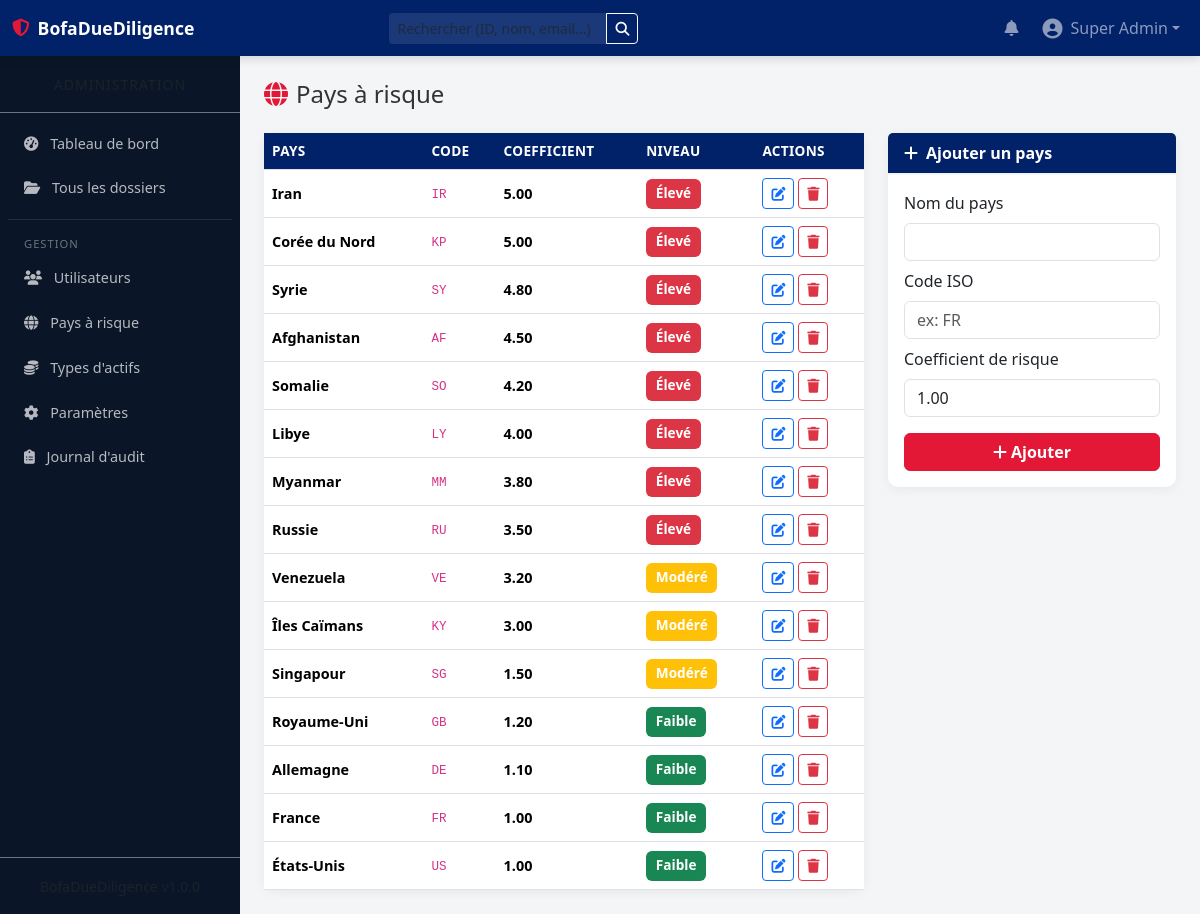
The page /admin/risk-countries (signed in) on the database its author committed.
### tables this page shows
CREATE TABLE `risk_countries` (
    `id` INT UNSIGNED AUTO_INCREMENT PRIMARY KEY,
    `nom_pays` VARCHAR(100) NOT NULL,
    `code_pays` VARCHAR(3) NOT NULL UNIQUE,
    `coefficient_risque` DECIMAL(4,2) NOT NULL DEFAULT 1.00
);

### src/Controllers/AdminController.php (called while the page is built, shortened)
<?php
class AdminController {
    public function riskCountries(): void {
        $countries = getDB()->query('SELECT * FROM risk_countries ORDER BY coefficient_risque DESC')->fetchAll();
        include __DIR__ . '/../../templates/layouts/header.php';
        include __DIR__ . '/../../templates/admin/risk_countries.php';
        include __DIR__ . '/../../templates/layouts/footer.php';
    }
}

### src/config.php (called while the page is built, shortened)
<?php
function getDB(): PDO {
    static $pdo = null;
    if ($pdo === null) {
        $dsn = 'mysql:host=' . DB_HOST . ';dbname=' . DB_NAME . ';charset=' . DB_CHARSET;
        $options = [
            PDO::ATTR_ERRMODE            => PDO::ERRMODE_EXCEPTION,
            PDO::ATTR_DEFAULT_FETCH_MODE => PDO::FETCH_ASSOC,
            PDO::ATTR_EMULATE_PREPARES   => false,
        ];
        $pdo = new PDO($dsn, DB_USER, DB_PASS, $options);
    }
    return $pdo;
}

### src/autoload.php (called while the page is built, shortened)
<?php
spl_autoload_register(function ($class) {
    $dirs = [
        __DIR__ . '/Controllers/',
        __DIR__ . '/Models/',
        __DIR__ . '/Helpers/',
    ];
    foreach ($dirs as $dir) {
        $file = $dir . $class . '.php';
        if (file_exists($file)) {
            return;
        }
    }
});

### src/Helpers/RiskCalculator.php (called while the page is built, shortened)
<?php
class RiskCalculator {
    public static function getScoreClass(float $score): string {
        if ($score < 3) return 'success';
        if ($score < 7) return 'warning';
        return 'danger';
    }
    public static function getScoreLabel(float $score): string {
        if ($score < 3) return 'Faible';
        if ($score < 7) return 'Modéré';
        return 'Élevé';
    }
}

### templates/admin/risk_countries.php (the view, shortened to what this page needs)
<h4 class="mb-4"><i class="fas fa-globe me-2 text-bofa-red"></i>Pays à risque</h4>
<div class="row g-4">
    <div class="col-md-8">
        <div class="card">
            <div class="card-body p-0">
                <div class="table-responsive">
                    <table class="table table-hover mb-0">
                        <thead><tr><th>Pays</th><th>Code</th><th>Coefficient</th><th>Niveau</th><th>Actions</th></tr></thead>
                        <tbody>
                            <?php foreach ($countries as $c): ?>
                            <tr>
                                <td class="fw-semibold"><?= htmlspecialchars($c['nom_pays']) ?></td>
                                <td><code><?= htmlspecialchars($c['code_pays']) ?></code></td>
                                <td><span class="fw-bold"><?= $c['coefficient_risque'] ?></span></td>
                                <td><span class="risk-badge bg-<?= RiskCalculator::getScoreClass($c['coefficient_risque'] * 2) ?> text-white"><?= RiskCalculator::getScoreLabel($c['coefficient_risque'] * 2) ?></span></td>
                                <td>
                                    <button class="btn btn-sm btn-outline-primary" data-bs-toggle="modal" data-bs-target="#editCountry<?= $c['id'] ?>"><i class="fas fa-edit"></i></button>
                                    <form method="POST" action="<?= BASE_URL ?>admin/risk-countries/delete" class="d-inline">
                                        <button class="btn btn-sm btn-outline-danger" data-confirm="Supprimer ce pays ?"><i class="fas fa-trash"></i></button>
                                    </form>
                                </td>
                            </tr>
                            <?php endforeach; ?>
                        </tbody>
                    </table>
                </div>
            </div>
        </div>
    </div>
    <div class="col-md-4">
        <div class="card">
            <div class="card-header bg-bofa-navy text-white"><i class="fas fa-plus me-2"></i>Ajouter un pays</div>
            <div class="card-body">
                <form method="POST" action="<?= BASE_URL ?>admin/risk-countries/save">
                    <div class="mb-2"><label class="form-label">Nom du pays</label><input type="text" name="nom_pays" class="form-control" required></div>
                    <div class="mb-2"><label class="form-label">Code ISO</label><input type="text" name="code_pays" class="form-control" maxlength="3" required placeholder="ex: FR"></div>
                    <div class="mb-3"><label class="form-label">Coefficient de risque</label><input type="number" name="coefficient_risque" class="form-control" step="0.01" min="0.01" value="1.00" required></div>
                    <button type="submit" class="btn btn-bofa w-100"><i class="fas fa-plus me-1"></i>Ajouter</button>
                </form>
            </div>
        </div>
    </div>
</div>

### public/assets/css/style.css (style rules this page uses)
:root { --bofa-navy: #012169; --bofa-navy-light: #1a3a7a; --bofa-red: #E31837; --bofa-red-dark: #c41530; --bofa-dark: #0a1628; --bofa-grey: #f4f5f7; --bofa-border: #dee2e6; --sidebar-width: 240px; }
body { font-family: 'Segoe UI', Tahoma, Geneva, Verdana, sans-serif; background-color: var(--bofa-grey); padding-top: 56px; color: #333; }
.bg-bofa-navy { background-color: var(--bofa-navy) !important; }
.text-bofa-red { color: var(--bofa-red) !important; }
.card { border: none; border-radius: 10px; box-shadow: 0 2px 12px rgba(0,0,0,0.06); transition: transform 0.2s; }
.card-header { background: white; border-bottom: 2px solid var(--bofa-grey); font-weight: 600; }
.table th { background-color: var(--bofa-navy); color: white; font-weight: 600; font-size: 0.85rem; text-transform: uppercase; letter-spacing: 0.3px; white-space: nowrap; }
.table td { vertical-align: middle; font-size: 0.9rem; }
.risk-badge { display: inline-flex; align-items: center; gap: 4px; padding: 0.3rem 0.6rem; border-radius: 6px; font-weight: 700; font-size: 0.85rem; }
.btn-bofa { background: var(--bofa-red); border-color: var(--bofa-red); color: white; font-weight: 600; }

### rows shown on the page
risk_countries: nom_pays "Iran", code_pays "IR", coefficient_risque "5.00", RiskCalculator::getScoreLabel($c['coefficient_risque']*2) "Élevé"
risk_countries: nom_pays "Corée du Nord", code_pays "KP", coefficient_risque "5.00", RiskCalculator::getScoreLabel($c['coefficient_risque']*2) "Élevé"
risk_countries: nom_pays "Syrie", code_pays "SY", coefficient_risque "4.80", RiskCalculator::getScoreLabel($c['coefficient_risque']*2) "Élevé"
risk_countries: nom_pays "Afghanistan", code_pays "AF", coefficient_risque "4.50", RiskCalculator::getScoreLabel($c['coefficient_risque']*2) "Élevé"
risk_countries: nom_pays "Somalie", code_pays "SO", coefficient_risque "4.20", RiskCalculator::getScoreLabel($c['coefficient_risque']*2) "Élevé"
risk_countries: nom_pays "Libye", code_pays "LY", coefficient_risque "4.00", RiskCalculator::getScoreLabel($c['coefficient_risque']*2) "Élevé"
risk_countries: nom_pays "Myanmar", code_pays "MM", coefficient_risque "3.80", RiskCalculator::getScoreLabel($c['coefficient_risque']*2) "Élevé"
risk_countries: nom_pays "Russie", code_pays "RU", coefficient_risque "3.50", RiskCalculator::getScoreLabel($c['coefficient_risque']*2) "Élevé"
risk_countries: nom_pays "Venezuela", code_pays "VE", coefficient_risque "3.20", RiskCalculator::getScoreLabel($c['coefficient_risque']*2) "Modéré"
risk_countries: nom_pays "Îles Caïmans", code_pays "KY", coefficient_risque "3.00", RiskCalculator::getScoreLabel($c['coefficient_risque']*2) "Modéré"
risk_countries: nom_pays "Singapour", code_pays "SG", coefficient_risque "1.50", RiskCalculator::getScoreLabel($c['coefficient_risque']*2) "Modéré"
risk_countries: nom_pays "Royaume-Uni", code_pays "GB", coefficient_risque "1.20", RiskCalculator::getScoreLabel($c['coefficient_risque']*2) "Faible"
risk_countries: nom_pays "Allemagne", code_pays "DE", coefficient_risque "1.10", RiskCalculator::getScoreLabel($c['coefficient_risque']*2) "Faible"
risk_countries: nom_pays "France", code_pays "FR", coefficient_risque "1.00", RiskCalculator::getScoreLabel($c['coefficient_risque']*2) "Faible"
risk_countries: nom_pays "États-Unis", code_pays "US", coefficient_risque "1.00", RiskCalculator::getScoreLabel($c['coefficient_risque']*2) "Faible"

### other values the page prints
APP_NAME "BofaDueDiligence"
Auth::name() "Super Admin"
